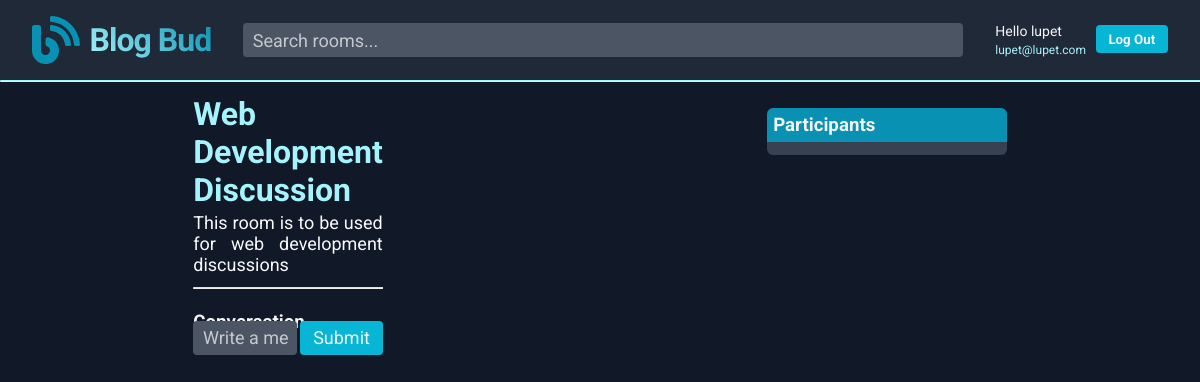
The page /room/8/ (signed in) on the database its author committed.
### base/models.py (models this page shows, shortened)
class Room(models.Model):
    host = models.ForeignKey(User, on_delete=models.SET_NULL, null=True)
    topic = models.ForeignKey("Topic", on_delete=models.SET_NULL, null=True)
    name = models.CharField(max_length=225)
    description = models.TextField(null=True, blank=True)
    participants = models.ManyToManyField(User, related_name='participants', blank=True)
    updated = models.DateTimeField(auto_now=True)
    created = models.DateTimeField(auto_now_add=True)
    class Meta:
        ordering = ['-updated', '-created']

### base/views.py (the view, shortened to what this page needs)
@login_required(login_url='/login')
def room(request, pk):
    if not pk.isdigit():
        return render(request, 'base/room.html')
    room = Room.objects.get(id=pk)
    room_messages = room.message_set.all().order_by('-created')
    participants = room.participants.all()
    context = {
        'room': room,
        'room_messages': room_messages,
        'participants': participants
    }
    return render(request, 'base/room.html', context)

### base/templates/base/room.html (shortened to what this page needs)
{% extends 'main.html' %}
{% load static %}
{% block body %}
<div class="room__container">
  <div class="room__description_container">
    <div class="room__description">
      <h1>{{room.name}}</h1>
      <div class="room__description_p">
        <p>{{room.description}}</p>
      </div>
      <h3>Conversation</h3>
    </div>
    <hr>
    <div class="room__messages_container">
    </div>
    {% if request.user.is_authenticated %}
    <form action="" method="POST" class="room__new_message_form">
      <div class="input_container room__new_message_input">
        <input type="text" name="message_body" id="message_body" placeholder="Write a message...">
      </div>
      <button class="primary_button room__new_message_button">Submit</button>
    </form>
    {% endif %}
  </div>
  <div class="room__participants_container">
    <h3 class="room__participants_header">Participants</h3>
    <div class="room__participants_wrapper">
    </div>
  </div>
</div>
{% endblock body %}

### templates/components/navbar.html
{% load static %}
<header class="navbar__header">
  <nav>
    <a class="navbar__logo" href="/">
      <img class="navbar__logo_img" src="{% static 'images/Logo.svg' %}" alt="Logo">
      <span class="navbar__logo_span">Blog Bud</span>
    </a>
  </nav>
  <form class="navbar__search_form" method="GET" action="{% url 'home' %}">
    <div class="input_container">
      <input class="navbar__search_input" type="text" name="q" id="q" placeholder="Search rooms..." >
    </div>
  </form>
  <div class="navbar__user_info">
    {% if request.user.is_authenticated %}
    <div class="navbar__user_description">
      <p>Hello {{request.user}}</p>
      <span class="link_span">
        <a href="{% url 'user-profile' request.user.id %}">{{request.user.email}}</a>
      </span>
    </div>
    <div class="navbar__sign_status_wrapper">
      <button class="primary_button">
        <a href="{% url 'logout' %}">Log Out</a>
      </button>
    </div>
    {% else %}
    <div class="navbar__sign_status_wrapper">
      <button class="primary_button">
        <a href="{% url 'login' %}">Log In</a>
      </button>
    </div>
    {% endif %}
  </div>
</header>
<hr>

### static/styles/main.css (style rules this page uses)
* { margin: 0; padding: 0; box-sizing: border-box; font-family: Roboto, 'sans-serif'; -webkit-font-smoothing: antialiased; }
:root { --bg-background-light: #fafaf9; --logo-color-light: #a5f3fc; --logo-color: #0891b2; --primary-color: #06b6d4; --primary-color-hover: #155e75; --warning-color: #f43f5e; --warning-color-hover: #881337; --bg-color-900: #111827; --bg-color-800: #1f2937; --bg-color-700: #374151; --bg-color-600: #4b5563; --bg-color-500: #6b7280; --bg-color-400: #9ca3af; --bg-color-300: #d1d5db; --text-primary-color-light: #cffafe; --text-lighter: #f8fafc; --text-base: #f3f4f6; --text-dark: #083344; --text-mini: 0.5rem; --text-smallest: 0.75rem; --text-small: 0.875rem; --text-normal: 1rem; --text-large: 1.125rem; --text-larger: 1.25rem; --text-largest: 1.5rem; --text-border-radius: 4px; --input-border-radius: 4px; --button-border-radius: 4px; --container-border-radius: 6px; --x-padding: 2rem; }
body { background-color: var(--bg-color-900); }
a { text-decoration: none; }
body, a, input, textarea, select { color: var(--text-base); }
input, textarea, select { border: 0; outline: none; background-color: transparent; font-size: var(--text-large); }
.input_container { width: 100%; padding: 0.4rem 0.6rem; background-color: var(--bg-color-600); border-radius: var(--input-border-radius); display: flex; flex-direction: column; gap: 0.4rem; }
.input_container > input { width: 100%; }
.input_container > input::placeholder, textarea::placeholder { color: var(--text-lighter); opacity: 0.7; }
hr { border-top: 1px solid var(--logo-color-light); }
.primary_button { border: 0; border-radius: var(--button-border-radius); padding: 0.4rem 0.8rem; background-color: var(--primary-color); }
.primary_button > a { font-weight: bold; }
.primary_button { cursor: pointer; transition: background-color 0.2s; }
.link_span { display: block; font-size: var(--text-smallest); }
.link_span > a { color: var(--logo-color-light); }
.navbar__header { display: flex; align-items: center; justify-content: space-between; padding: 1rem var(--x-padding); background-color: var(--bg-color-800); gap: 2rem; }
.navbar__logo { display: flex; align-items: center; gap: 0.6rem; }
.navbar__logo_img { width: 48px; height: 48px; object-fit: contain; }
.navbar__logo_span { font-weight: 700; font-size: 2rem; letter-spacing: -1px; background: -webkit-linear-gradient(45deg, var(--logo-color-light), var(--logo-color)); -webkit-background-clip: text; -webkit-text-fill-color: transparent; white-space: nowrap; }
.navbar__search_form { flex: 1; max-width: 800px; }
.navbar__user_info { display: flex; gap: 0.6rem; font-size: var(--text-small); }
.navbar__user_description { display: flex; flex-direction: column; gap: 0.2rem; }
.navbar__user_description > p { font-size: var(--text-small); }
.navbar__user_description > span { display: block; font-size: var(--text-smallest); color: var(--logo-color-light); }
.navbar__sign_status_wrapper { padding-top: 2px; line-height: 0; font-size: 0; font-size: 0; line-height: 0; }
.room__description_container { display: inline-flex; flex-direction: column; }
.room__description { height: 12rem; display: flex; flex-direction: column; gap: 0.2rem; }
.room__description_p { min-height: 6rem; color: var(--text-lighter); font-size: var(--text-large); text-align: justify; }
.room__description > h1 { color: var(--logo-color-light); }
.room__description > h3 { margin-top: auto; }
.room__messages_container { flex: 1; display: flex; flex-direction: column; gap: 0.86rem; padding-top: 0.8rem; }
.room__new_message_form { margin-top: 1.2rem; display: flex; align-items: center; gap: 0.2rem }
.room__new_message_input { flex: 1; }
.room__new_message_button { font-size: var(--text-large); color: var(--text-base); }
.room__participants_container { display: flex; flex-direction: column; padding-top: 0.8rem; }
.room__participants_header { background-color: var(--logo-color); padding: 0.4rem; border-top-right-radius: 6px; border-top-left-radius: 6px; }
.room__participants_wrapper { background-color: var(--bg-color-700); padding: 0.4rem; border-bottom-right-radius: 6px; border-bottom-left-radius: 6px; display: flex; flex-direction: column; gap: 0.6rem; }

### rows shown on the page
Room: name "Web Development Discussion", description "This room is to be used for web development discussions"

### other values the page prints
{{ request.user }} "lupet"
{{ request.user.email }} "lupet@lupet.com"
